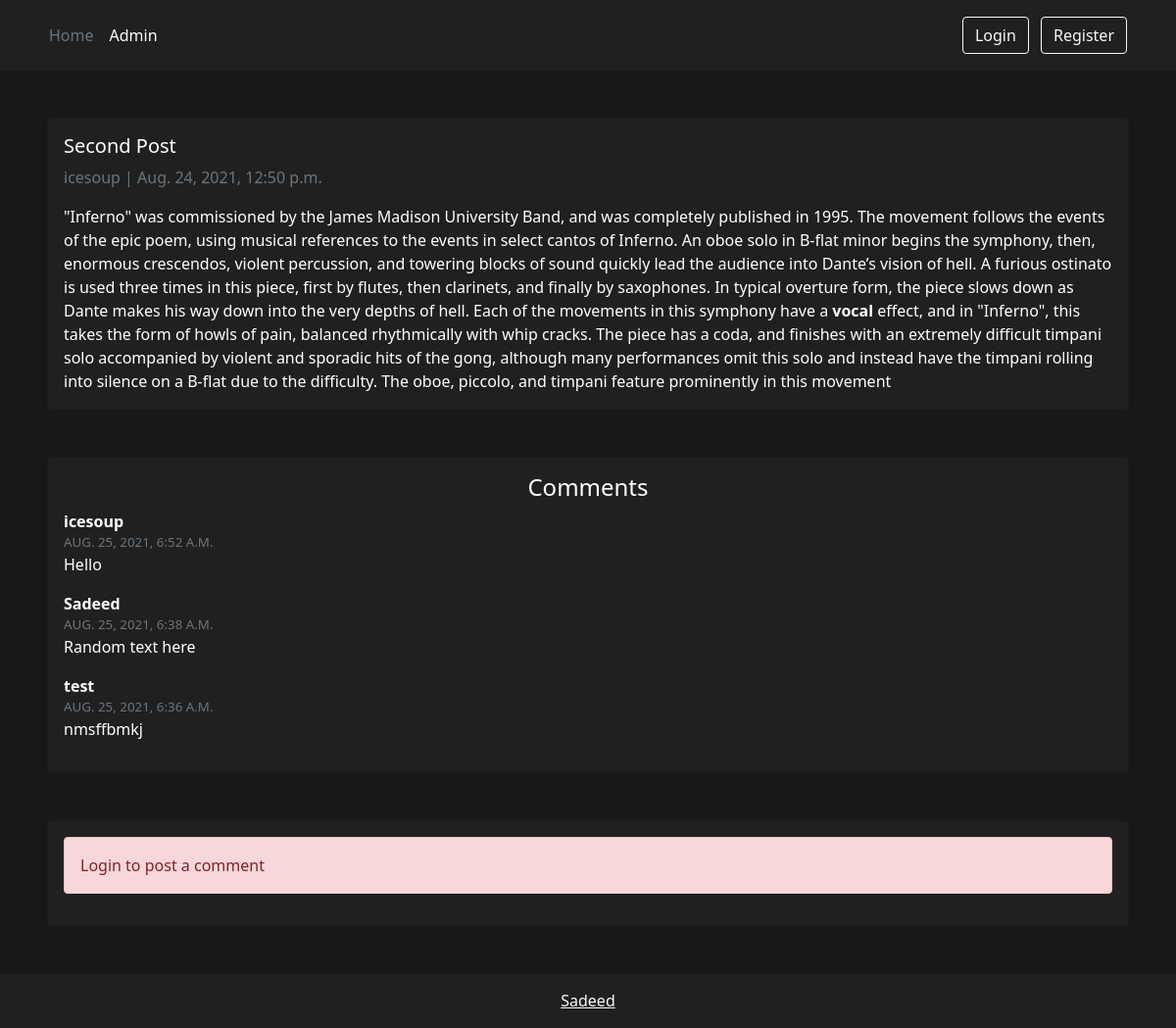
The app's page /blog/second-post/, older data.
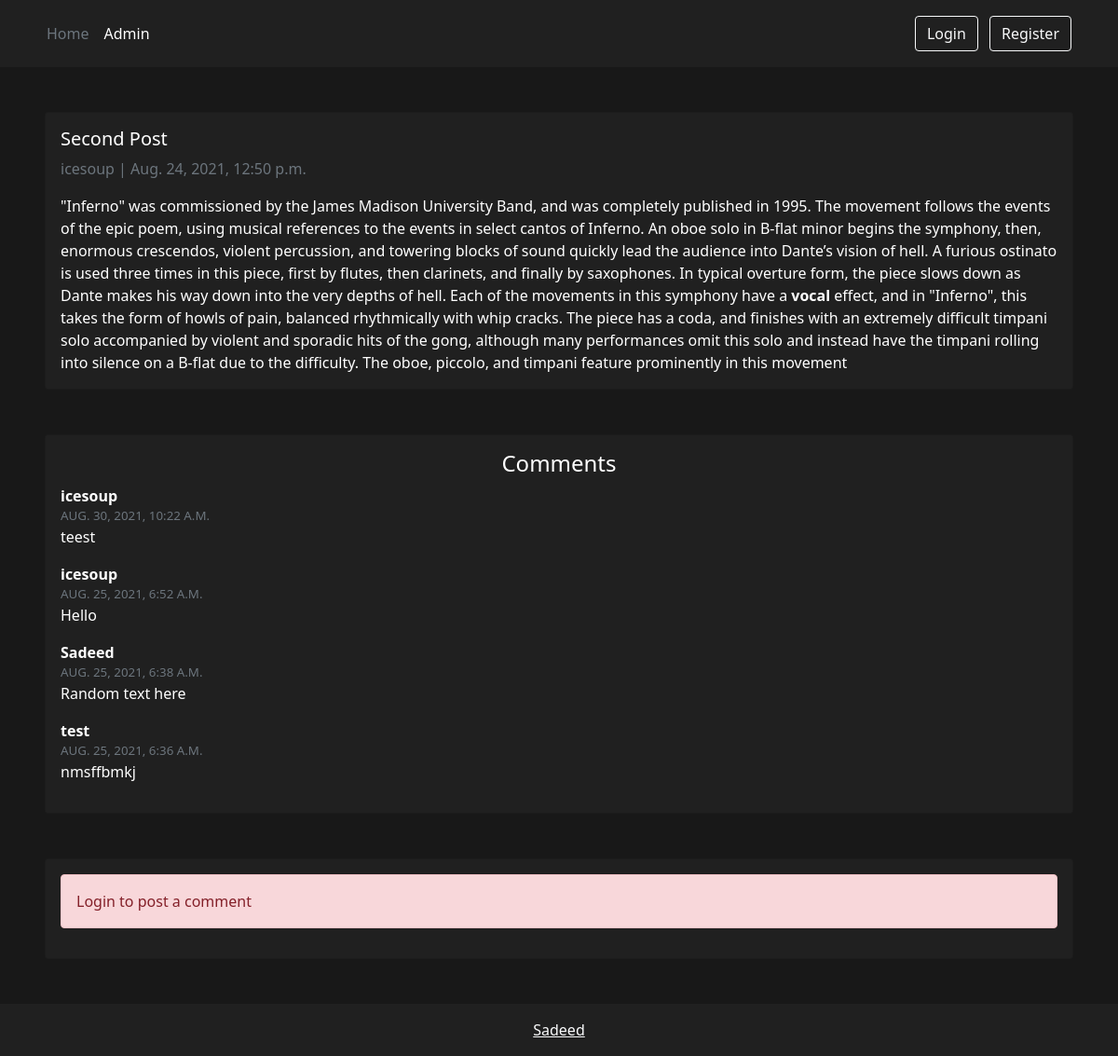
The same page, newer data.
### blog/models.py (models this page shows, shortened)
class Comment(models.Model):
    post = models.ForeignKey(
        Post, on_delete=models.CASCADE, related_name='comments')
    name = models.CharField(max_length=80)
    body = models.TextField()
    createdOn = models.DateTimeField(auto_now_add=True)
    active = models.BooleanField(default=True)
    class Meta:
        ordering = ['-createdOn']

### blog/views.py (the view)
# urls.py: path('blog/<slug:slug>/', views.PostDetail.as_view(), name='post_detail'),
class PostDetail(generic.DetailView):
    template_name = 'blog/post_detail.html'
    model = Post
    form_class = CommentForm
    def get_context_data(self, **kwargs):
        context = super().get_context_data(**kwargs)
        obj = super().get_object()
        context['comments'] = obj.comments.filter(active=True)
        context['post'] = obj
        context['form'] = self.form_class
        return context

### blog/templates/blog/post_detail.html (shortened to what this page needs)
{% extends 'base.html' %}
{% load crispy_forms_tags %}
{% block content %}
<div class="card m-5" style="background-color: #202020; color: #FFFFFF;">
    <div class="card-body">
      <h5 class="card-title">{{ post.title }}</h5>
      <p class="text-muted">{{ post.author }} | {{ post.createdOn }}</p>
      <p class="card-text">{{ post.content | safe }}</p>
    </div>
</div>
<div class="card m-5" style="background-color: #202020; color: #FFFFFF;">
  <div class="card-body">
    <h4 class="card-title text-center">Comments</h4>
    {% for comment in comments %}
        <b>{{ comment.name }}</b>
      <div class="col align-self-end text-muted text-uppercase" style="font-size: smaller;">
        {{ comment.createdOn }}
      </div>
      <div class="col align-slf-start">
        {{ comment.body | linebreaks }}
      </div>
    {% empty %}
    <p class="alert alert-dark text-center" role="alert">Post a comment to populate this field</p>
    {% endfor %}
  </div>
</div>
<div class="card m-5" style="background-color: #202020; color: #FFFFFF;">
  <div class="card-body">
    {% if user.is_authenticated %}
      {% if new_comment %}
      <div class="alert alert-success" role="alert">
        Your comment is awaiting moderation
      </div>
      {% else %}
      <h5 class="card-title">Leave Comment</h5>
      <form method="post" action="{% url 'comment' post.slug %}" style="margin-top: 1.3em;">
        {{ form | crispy }}
        {% csrf_token %}
        <br>
        <button type="submit" class="btn btn-outline-light">Submit</button>
      </form>
      {% endif %}
    {% else %}
    <div class="alert alert-danger" role="alert">
      Login to post a comment
    </div>
    {% endif %}
  </div>
</div>
{% endblock content %}

Row changes from the older to the newer data that the page shows:
added Comment: name "icesoup", createdOn "AUG. 30, 2021, 10:22 A.M.", body "teest"
